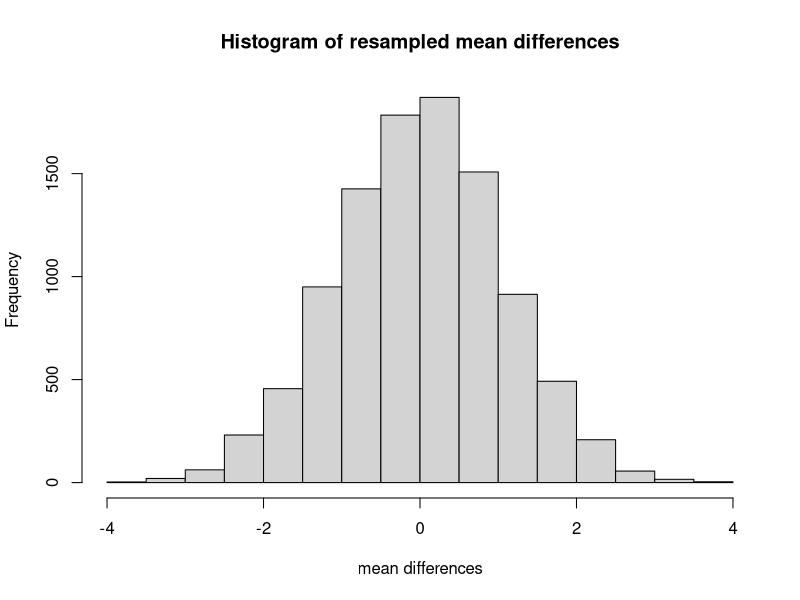
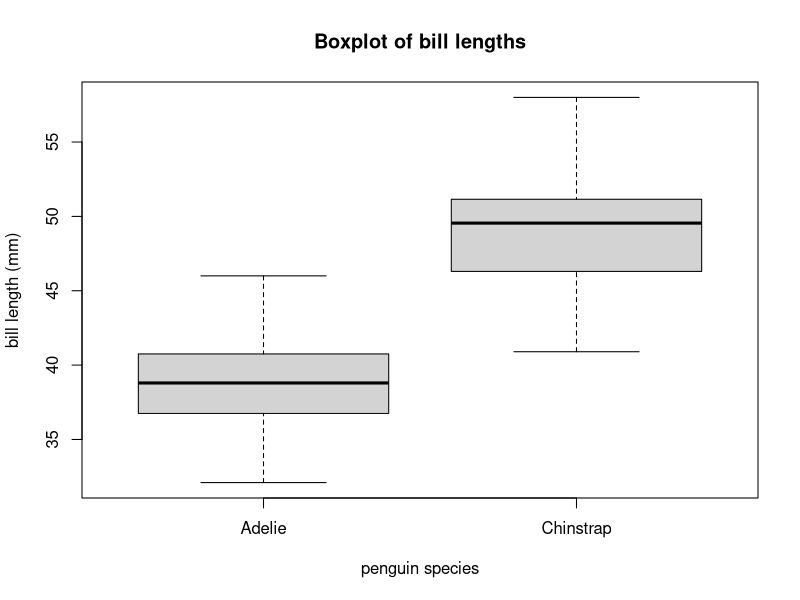
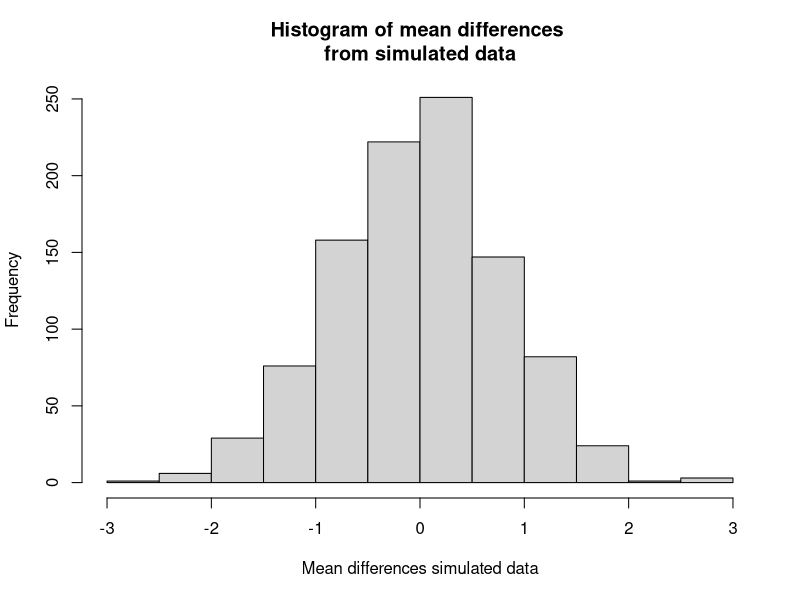

Recreate these plots in R, in order.
## ---- chunk 1

require(palmerpenguins)

dat_pen= droplevels(subset(penguins, species != "Gentoo"))

## ---- chunk 2
rm(list = ls())

sse_mean = function(x)
    { na.x<-is.na(x)
          x2<- x[!na.x]
                 sd.x2=sd(x2)
                  n=length(x2)
        sd.x2/(sqrt(n))
      }

sse_mean(penguins$body_mass_g)
sse_mean(mtcars$mpg)

## ---- chunk 3
dat_pen= droplevels(subset(penguins, species != "Gentoo"))
## ---- chunk 4
two_group_resample = function(x, n_1, n_2) 
  {
    dat_1 = sample(x, n_1, replace = TRUE)
    dat_2 = sample(x, n_2, replace = TRUE)
      difference_in_means = 
              mean(dat_1, na.rm = TRUE) - mean(dat_2, na.rm = TRUE)
 return(difference_in_means)
}

two_group_resample(dat_pen$flipper_length_mm, 68, 152)

## ---- chunk 5
n = 10000
mean_differences = c()
for (i in 1:n)
{
  mean_differences = c(
    mean_differences,
    two_group_resample(dat_pen$flipper_length_mm, 68, 152)
  )
}
hist(mean_differences, main="Histogram of resampled mean differences", xlab = "mean differences")
## ---- chunk 6
t_test = t.test(dat_pen$flipper_length_mm ~ dat_pen$species)
diff_observed = round(diff(t_test$estimate), digits = 3)
#print(diff_observed, digits = 3)
## ---- chunk 7
# code you used to check the number of differences greater than 5.8
sum(abs(mean_differences) >= diff_observed)

## ---- chunk 8
  boxplot(bill_length_mm ~ species, data = dat_pen, ylab="bill length (mm)", xlab = "penguin species", main = "Boxplot of bill lengths")

## ---- chunk 9
agg_means = aggregate(
  bill_length_mm ~ species, 
  data = dat_pen, 
  FUN = mean, 
  na.rm = TRUE)
diff_crit = diff(agg_means[, 2])
agg_means
## ---- chunk 10
diff_crit
## ---- chunk 11
t_test = t.test(dat_pen$bill_length_mm ~ dat_pen$species)
t_test

t_test$estimate
## ---- chunk 12
n = 1000
mean_differences = c()
for (i in 1:n)
{
  mean_differences = c(
    mean_differences,
    two_group_resample(dat_pen$bill_length_mm, 68, 152)
  )
}

sum(abs(mean_differences) >= diff_crit)

## ---- chunk 13

hist(mean_differences, xlab="Mean differences simulated data", main = "Histogram of mean differences \nfrom simulated data")

